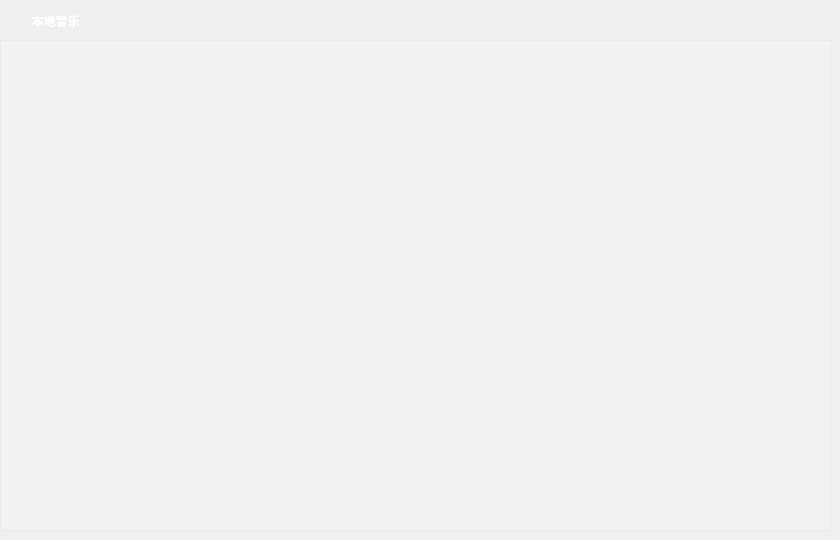
   <widget class="QWidget" name="page_1">
    <widget class="MusicListWidget" name="localMusicWidget">
     <property name="geometry">
      <rect>
       <x>0</x>
       <y>40</y>
       <width>831</width>
       <height>491</height>
      </rect>
     </property>
     <property name="font">
      <font>
       <weight>75</weight>
       <bold>true</bold>
      </font>
     </property>
     <property name="styleSheet">
      <string notr="true">color: rgb(255, 255, 255);
background-color: rgba(255, 255, 255, 50);
</string>
     </property>
     <property name="horizontalScrollBarPolicy">
      <enum>Qt::ScrollBarAlwaysOff</enum>
     </property>
     <property name="sizeAdjustPolicy">
      <enum>QAbstractScrollArea::AdjustToContentsOnFirstShow</enum>
     </property>
     <property name="selectionMode">
      <enum>QAbstractItemView::SingleSelection</enum>
     </property>
     <property name="isWrapping" stdset="0">
      <bool>false</bool>
     </property>
     <property name="wordWrap">
      <bool>false</bool>
     </property>
     <property name="selectionRectVisible">
      <bool>false</bool>
     </property>
     <property name="sortingEnabled">
      <bool>false</bool>
     </property>
    </widget>
    <widget class="QLabel" name="titleLabel_3">
     <property name="enabled">
      <bool>true</bool>
     </property>
     <property name="geometry">
      <rect>
       <x>0</x>
       <y>0</y>
       <width>111</width>
       <height>41</height>
      </rect>
     </property>
     <property name="font">
      <font>
       <family>Microsoft YaHei UI</family>
       <pointsize>9</pointsize>
       <weight>75</weight>
       <italic>false</italic>
       <bold>true</bold>
      </font>
     </property>
     <property name="styleSheet">
      <string notr="true">color:rgb(255, 255, 255);
</string>
     </property>
     <property name="text">
      <string>本地音乐</string>
     </property>
     <property name="alignment">
      <set>Qt::AlignCenter</set>
     </property>
    </widget>
    <widget class="QWidget" name="layoutWidget">
     <property name="geometry">
      <rect>
       <x>670</x>
       <y>0</y>
       <width>155</width>
       <height>43</height>
      </rect>
     </property>
     <layout class="QHBoxLayout" name="horizontalLayout_2">
      <item>
       <widget class="QPushButton" name="btnSortSinger">
        <property name="font">
         <font>
          <family>Microsoft YaHei UI</family>
          <pointsize>10</pointsize>
          <weight>75</weight>
          <bold>true</bold>
         </font>
        </property>
        <property name="cursor">
         <cursorShape>PointingHandCursor</cursorShape>
        </property>
        <property name="toolTip">
         <string>按歌手名排序</string>
        </property>
        <property name="styleSheet">
         <string notr="true"/>
        </property>
        <property name="text">
         <string/>
        </property>
        <property name="icon">
         <iconset resource="imagefile.qrc">
          <normaloff>:/image/image/image/singer.png</normaloff>:/image/image/image/singer.png</iconset>
        </property>
        <property name="iconSize">
         <size>
          <width>30</width>
          <height>30</height>
         </size>
        </property>
        <property name="flat">
         <bool>true</bool>
        </property>
       </widget>
      </item>
      <item>
       <widget class="QPushButton" name="btnSortTitle">
        <property name="font">
         <font>
          <family>Microsoft YaHei UI</family>
          <pointsize>10</pointsize>
          <weight>75</weight>
          <bold>true</bold>
         </font>
        </property>
        <property name="cursor">
         <cursorShape>PointingHandCursor</cursorShape>
        </property>
        <property name="toolTip">
         <string>按歌曲名排序</string>
        </property>
        <property name="styleSheet">
         <string notr="true"/>
        </property>
        <property name="text">
         <string/>
        </property>
        <property name="icon">
         <iconset resource="imagefile.qrc">
          <normaloff>:/image/image/image/sort-alpha-asc_ea48_ether.png</normaloff>:/image/image/image/sort-alpha-asc_ea48_ether.png</iconset>
        </property>
        <property name="iconSize">
         <size>
          <width>30</width>
          <height>30</height>
         </size>
        </property>
        <property name="flat">
         <bool>true</bool>
        </property>
       </widget>
      </item>
      <item>
       <widget class="QPushButton" name="btnSortDuration">
        <property name="font">
         <font>
          <family>Microsoft YaHei UI</family>
          <pointsize>10</pointsize>
          <weight>75</weight>
          <bold>true</bold>
         </font>
        </property>
        <property name="cursor">
         <cursorShape>PointingHandCursor</cursorShape>
        </property>
        <property name="toolTip">
         <string>按时长排序</string>
        </property>
        <property name="styleSheet">
         <string notr="true"/>
        </property>
        <property name="text">
         <string/>
        </property>
        <property name="icon">
         <iconset resource="imagefile.qrc">
          <normaloff>:/image/image/image/duration.png</normaloff>:/image/image/image/duration.png</iconset>
        </property>
        <property name="iconSize">
         <size>
          <width>30</width>
          <height>30</height>
         </size>
        </property>
        <property name="flat">
         <bool>true</bool>
        </property>
       </widget>
      </item>
     </layout>
    </widget>
    <widget class="QPushButton" name="btnNeaten">
     <property name="geometry">
      <rect>
       <x>590</x>
       <y>0</y>
       <width>41</width>
       <height>41</height>
      </rect>
     </property>
     <property name="font">
      <font>
       <family>Microsoft YaHei UI</family>
       <pointsize>10</pointsize>
       <weight>75</weight>
       <bold>true</bold>
      </font>
     </property>
     <property name="cursor">
      <cursorShape>PointingHandCursor</cursorShape>
     </property>
     <property name="toolTip">
      <string>整理歌曲（排序且去除重复）</string>
     </property>
     <property name="styleSheet">
      <string notr="true"/>
     </property>
     <property name="text">
      <string/>
     </property>
     <property name="icon">
      <iconset resource="imagefile.qrc">
       <normaloff>:/image/image/image/remove_dup.png</normaloff>:/image/image/image/remove_dup.png</iconset>
     </property>
     <property name="iconSize">
      <size>
       <width>30</width>
       <height>30</height>
      </size>
     </property>
     <property name="flat">
      <bool>true</bool>
     </property>
    </widget>
    <widget class="QPushButton" name="btnClear_2">
     <property name="geometry">
      <rect>
       <x>100</x>
       <y>0</y>
       <width>41</width>
       <height>41</height>
      </rect>
     </property>
     <property name="font">
      <font>
       <family>Microsoft YaHei UI</family>
       <pointsize>10</pointsize>
       <weight>75</weight>
       <bold>true</bold>
      </font>
     </property>
     <property name="cursor">
      <cursorShape>PointingHandCursor</cursorShape>
     </property>
     <property name="toolTip">
      <string>清空当前列表</string>
     </property>
     <property name="styleSheet">
      <string notr="true"/>
     </property>
     <property name="text">
      <string/>
     </property>
     <property name="icon">
      <iconset resource="imagefile.qrc">
       <normaloff>:/image/image/image/clear.png</normaloff>:/image/image/image/clear.png</iconset>
     </property>
     <property name="iconSize">
      <size>
       <width>30</width>
       <height>30</height>
      </size>
     </property>
     <property name="flat">
      <bool>true</bool>
     </property>
    </widget>
   </widget>
